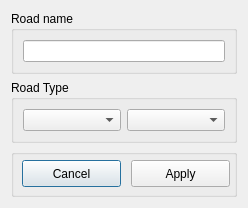
<ui version="4.0" >
 <class>StreetDialog</class>
 <widget class="QDialog" name="StreetDialog" >
  <property name="geometry" >
   <rect>
    <x>0</x>
    <y>0</y>
    <width>248</width>
    <height>208</height>
   </rect>
  </property>
  <property name="windowTitle" >
   <string>Way</string>
  </property>
  <layout class="QVBoxLayout" >
   <item>
    <widget class="QGroupBox" name="groupBox_3" >
     <property name="title" >
      <string>Road name</string>
     </property>
     <layout class="QGridLayout" >
      <item row="0" column="0" >
       <widget class="QLineEdit" name="inputName" />
      </item>
     </layout>
    </widget>
   </item>
   <item>
    <widget class="QGroupBox" name="groupBox" >
     <property name="title" >
      <string>Road Type</string>
     </property>
     <layout class="QHBoxLayout" >
      <item>
       <widget class="QComboBox" name="comboBoxRoadType" />
      </item>
      <item>
       <widget class="QComboBox" name="comboBoxRoad" />
      </item>
     </layout>
    </widget>
   </item>
   <item>
    <widget class="QGroupBox" name="groupBox_2" >
     <property name="title" >
      <string/>
     </property>
     <widget class="QPushButton" name="pushButton_2" >
      <property name="geometry" >
       <rect>
        <x>11</x>
        <y>11</y>
        <width>99</width>
        <height>27</height>
       </rect>
      </property>
      <property name="text" >
       <string>Cancel</string>
      </property>
     </widget>
     <widget class="QPushButton" name="pushButtonApply" >
      <property name="geometry" >
       <rect>
        <x>120</x>
        <y>11</y>
        <width>99</width>
        <height>27</height>
       </rect>
      </property>
      <property name="text" >
       <string>Apply</string>
      </property>
     </widget>
    </widget>
   </item>
  </layout>
 </widget>
 <resources/>
 <connections>
  <connection>
   <sender>pushButton_2</sender>
   <signal>clicked()</signal>
   <receiver>StreetDialog</receiver>
   <slot>reject()</slot>
   <hints>
    <hint type="sourcelabel" >
     <x>62</x>
     <y>171</y>
    </hint>
    <hint type="destinationlabel" >
     <x>35</x>
     <y>239</y>
    </hint>
   </hints>
  </connection>
  <connection>
   <sender>pushButtonApply</sender>
   <signal>clicked()</signal>
   <receiver>StreetDialog</receiver>
   <slot>accept()</slot>
   <hints>
    <hint type="sourcelabel" >
     <x>190</x>
     <y>171</y>
    </hint>
    <hint type="destinationlabel" >
     <x>193</x>
     <y>225</y>
    </hint>
   </hints>
  </connection>
 </connections>
</ui>
